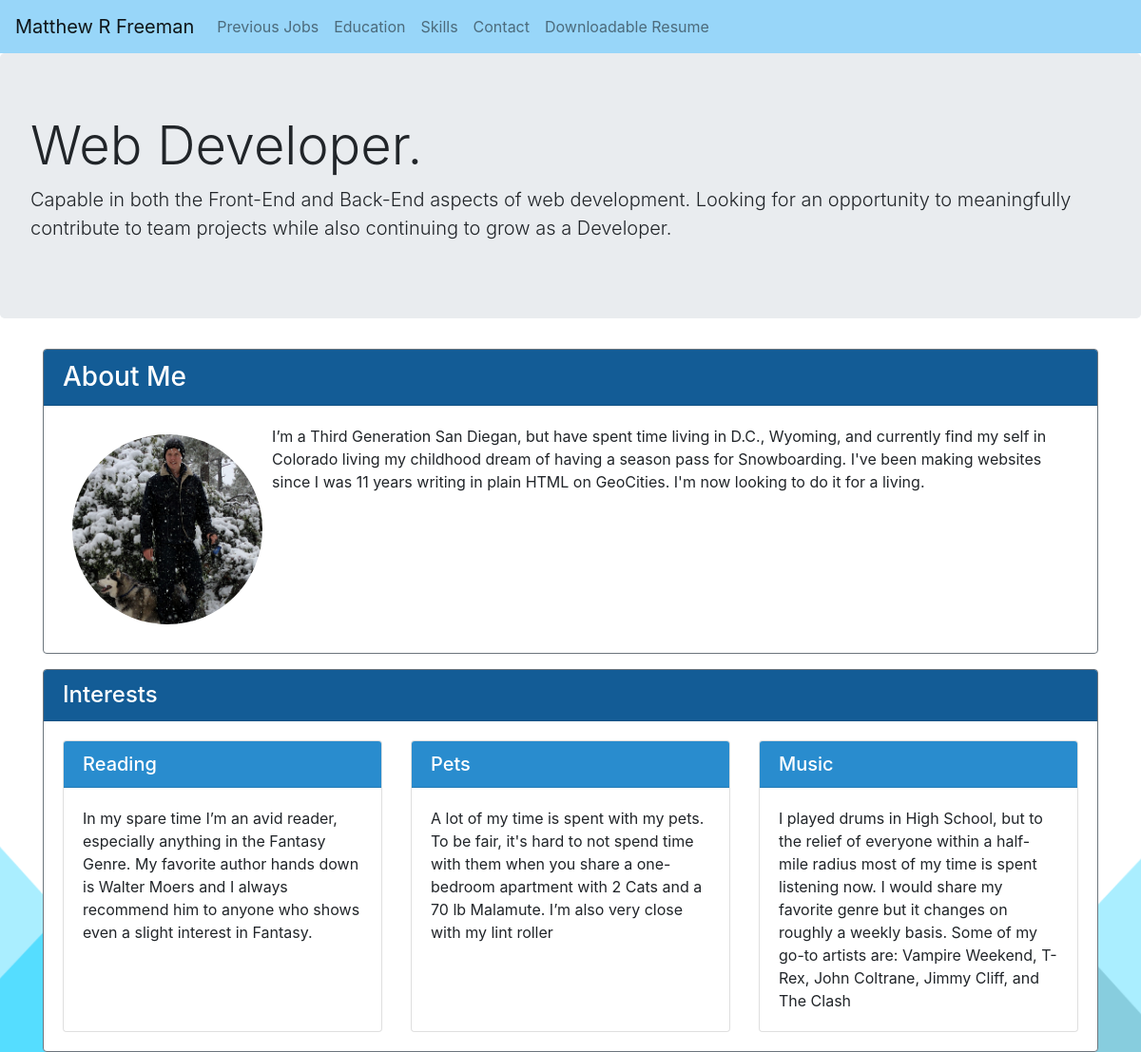
The page / on the database its author committed.
### cv/models.py (models this page shows, shortened)
class Interest(models.Model):
	interest_name = models.CharField(max_length=200)
	description = models.TextField()

### cv/views.py (the view)
# urls.py: path('', views.index, name='index'),
def index(request):
	interests = Interest.objects.all()
	context = {'interests': interests}
	return render(request, 'cv/index.html', context)

### cv/templates/cv/index.html
{% extends "cv/base.html" %}
{% load static %}
{% block header %}
	<div class="jumbotron">
		<h1 class="display-4">Web Developer. </h1>
		<p class="lead">Capable in both the Front-End and Back-End aspects of web development. Looking for an opportunity to meaningfully contribute to team projects while also continuing to grow as a Developer.</p>
	</div>
{% endblock header %}
{% block content %}
<div class="card border-secondary mb-3">
	<h3 class="card-header text-white" style="background-color: #135c96;">About Me</h3>
	<div class="card-body">
		<img class="rounded-circle" src="{% static 'cv/selfSnow.jpg' %}" alt="Photo of Matt Freeman" height="200"  style="float: left; margin:10px">
		<p>I’m a Third Generation San Diegan, but have spent time living in D.C., Wyoming, and currently find my self in Colorado living my childhood dream of having a season pass for Snowboarding. I've been making websites since I was 11 years writing in plain HTML on GeoCities. I'm now looking to do it for a living.</p>
	</div>
</div>
<div class="card border-secondary mb-3">
	<h4 class="card-header text-white" style="background-color: #135c96;">Interests</h4>
	<div class="card-body">
		<div class="card-deck">
			{% for interest in interests %}
			<div class="card">
				<h5 class="card-header text-white" style="background-color: #298cce;">{{ interest.interest_name}}</h5>
				<div class="card-body">
					<p class="card-text">{{interest.description}}
					</p>
				</div>
			</div>
			{% empty %}
			<div class="card text-white bg-warning border-secondary mb-3">
				<div class="card-body">
					<h5 class="card-title">Looks like I'm a Robot with no Interests</h5>
				</div>
			</div>
			{% endfor %}
		</div>
	</div>
</div>
{% endblock content %}

### rows shown on the page
Interest: interest_name "Reading", description "In my spare time I’m an avid reader, especially anything in the Fantasy Genre. My favorite author hands down is Walter Moers and I always recommend him to anyone who shows even a slight interest in Fantasy."
Interest: interest_name "Pets", description "A lot of my time is spent with my pets. To be fair, it's hard to not spend time with them when you share a one-bedroom apartment with 2 Cats and a 70 lb Malamute. I’m also very close with my lint roller"
Interest: interest_name "Music", description "I played drums in High School, but to the relief of everyone within a half-mile radius most of my time is spent listening now. I would share my favorite genre but it changes on roughly a weekly basis. Some of my go-to artists are: Vampire Weekend, T-Rex, John Coltrane, Jimmy Cliff, and The Clash"
